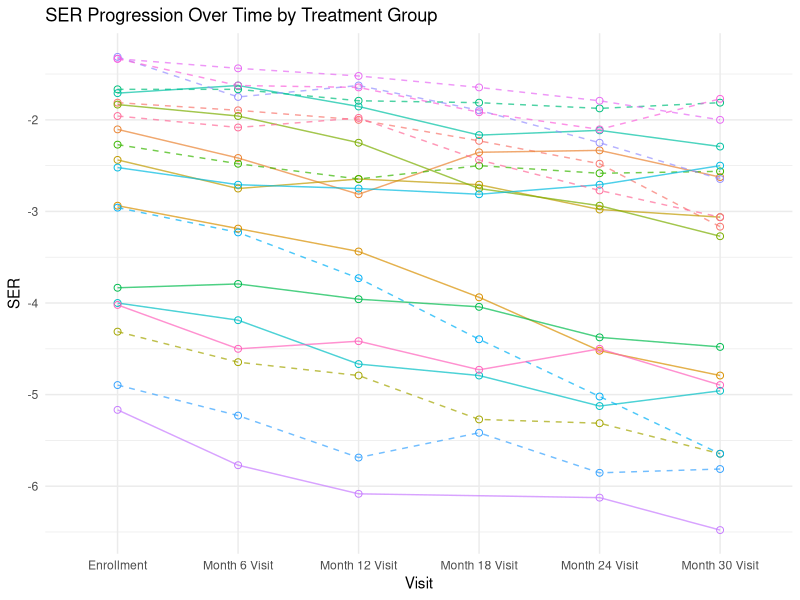
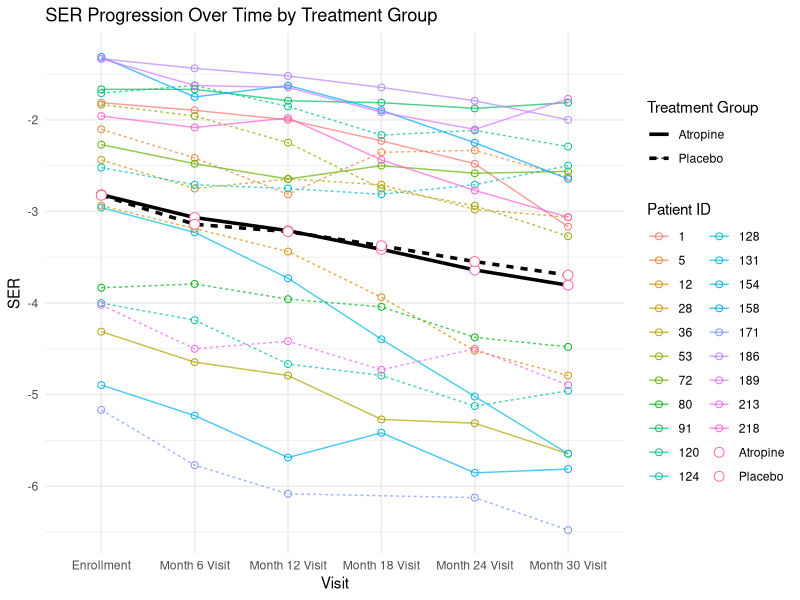

Generate these figures, in order, with R:
library(dplyr)
library(ggplot2)

# Part A. Data Import and merge

# Load VisitData and PtRoster datasets
VisitData <- read.table("Data Tables/MTS1ClinicTesting.txt", 
                        header = TRUE, sep = "|", fill = TRUE, stringsAsFactors = FALSE)
head(VisitData)

PtRoster <- read.table("Data Tables/MTS1PtRoster.txt", 
                       header = TRUE, sep = "|", fill = TRUE, stringsAsFactors = FALSE)
head(PtRoster)

# Load the additional dataset for parental myopia and other demographic information
DemoMedOcuHx <- read.table("Data Tables/MTS1DemoMedOcuHx.txt", 
                           header = TRUE, sep = "|", fill = TRUE, stringsAsFactors = FALSE)
head(DemoMedOcuHx)

#TODO: Handling baseline and run-in randomization 
# VisitData$Visit == 'Run-in FU Randomization'
# VisitData$Visit == 'Enrollment'
# if enrollment 

# Step 1: Calculate SER for each eye
# Left Eye (OS)
VisitData$S_OS <- rowMeans(VisitData[, c("AutoRef1SphOS", "AutoRef2SphOS", "AutoRef3SphOS")], na.rm = TRUE)
VisitData$C_OS <- rowMeans(VisitData[, c("AutoRef1CylOS", "AutoRef2CylOS", "AutoRef3CylOS")], na.rm = TRUE)
VisitData$SER_OS <- VisitData$S_OS + (VisitData$C_OS / 2)

# Right Eye (OD)
VisitData$S_OD <- rowMeans(VisitData[, c("AutoRef1SphOD", "AutoRef2SphOD", "AutoRef3SphOD")], na.rm = TRUE)
VisitData$C_OD <- rowMeans(VisitData[, c("AutoRef1CylOD", "AutoRef2CylOD", "AutoRef3CylOD")], na.rm = TRUE)
VisitData$SER_OD <- VisitData$S_OD + (VisitData$C_OD / 2)

# Step 2: Average SER across both eyes for each visit (i.e., time j)
VisitData$SER <- rowMeans(VisitData[, c("SER_OS", "SER_OD")], na.rm = TRUE)

# Step 3: Merge data with PtRoster and DemoMedOcuHx datasets
# Merging VisitData with PtRoster on Patient ID
MergedData <- merge(VisitData, PtRoster, by = "PtID")

# Merging the result with DemoMedOcuHx on Patient ID
MergedData <- merge(MergedData, DemoMedOcuHx, by = "PtID")

# Step 4: Create necessary variables
# Time (Visit) is already in VisitData as 'Visit'
# Group/Treatment assignment
MergedData$TreatmentGroup <- MergedData$TrtGroup

# Parental myopia status (investigating variables)
MergedData$is_mother_has_myopia <- MergedData$MotherMyop
MergedData$is_father_has_myopia <- MergedData$Father

# Step 5: Filter for patients with more than 5 visits without NA SER
FilteredData <- MergedData %>%
  filter(!is.na(SER)) %>%  # Remove rows where SER is NA
  group_by(PtID) %>%       # Group by PtID
  filter(n() > 5) %>%      # Keep only groups (patients) with more than 5 valid visits
  ungroup()                # Remove grouping to return to a regular data frame

# Get unique PtID for filtered dataset
UniquePtID <- unique(FilteredData$PtID)


# Part 2. Spagetti Plot

# Sample 10 unique patients from each treatment group
SampledPatients_trt <- FilteredData %>%
  filter(TrtGroup == "Atropine") %>%
  distinct(PtID, .keep_all = TRUE) %>%
  slice_sample(n = 10) %>%
  select(PtID)

SampledPatients_ctrl <- FilteredData %>%
  filter(TrtGroup == "Placebo") %>%
  distinct(PtID, .keep_all = TRUE) %>%
  slice_sample(n = 10) %>%
  select(PtID)

SampledPatients <- bind_rows(SampledPatients_trt, SampledPatients_ctrl)

# Filter the original data to include only records for the sampled patients
SampledData <- FilteredData %>%
  filter(PtID %in% SampledPatients$PtID)

# Set line types based on the treatment group
SampledData <- SampledData %>%
  mutate(LineType = ifelse(TrtGroup == "Atropine", "solid", "dashed"))

# Define the order of visits for consistent x-axis ordering
visit_order <- c("Enrollment", "Month 6 Visit", "Month 12 Visit", 
                 "Month 18 Visit", "Month 24 Visit", "Month 30 Visit")

# Convert Visit to a factor with specified order
SampledData <- SampledData %>%
  filter(Visit != "Run-in FU Randomization") %>%
  mutate(Visit = factor(Visit, levels = visit_order))

# Create the spaghetti plot with distinct line types and colors for each patient
ggplot(SampledData, aes(x = Visit, y = SER, group = PtID, color = as.factor(PtID))) +
  geom_line(aes(linetype = LineType), size = 0.5, alpha = 0.7) +  # Line for each patient with line type by group
  geom_point(size = 2, shape = 1) +                                        # Add points at each SER measurement
  labs(title = "SER Progression Over Time by Treatment Group",
       x = "Visit",
       y = "SER",
       color = "Patient ID",
       linetype = 'LineType') +
  scale_x_discrete(drop = FALSE) +                              # Ensure all visits appear on the x-axis
  scale_linetype_manual(values = c("solid", "dashed")) +        
  theme_minimal() +
  theme(legend.position = "none")                               # Optionally hide the legend if there are too many patients



# Calculate and add mean profiles
MeanProfileData <- MergedData %>%
  filter(Visit != "Run-in FU Randomization") %>%
  group_by(Visit, TrtGroup) %>%
  summarize(Mean_SER = mean(SER, na.rm = TRUE), .groups = 'drop')

# Combined plot with individual trajectories and mean profiles
ggplot() +
  # Individual trajectories
  geom_line(data = SampledData, 
            aes(x = Visit, y = SER, group = PtID, color = as.factor(PtID), 
                linetype = TrtGroup),
            size = 0.5, alpha = 0.7) +
  geom_point(data = SampledData,
             aes(x = Visit, y = SER, color = as.factor(PtID)),
             size = 2, shape = 1) +
  # Mean profiles
  geom_line(data = MeanProfileData,
            aes(x = Visit, y = Mean_SER, group = TrtGroup, linetype = TrtGroup),
            size = 1.2) +
  geom_point(data = MeanProfileData,
             aes(x = Visit, y = Mean_SER, color = TrtGroup),
             size = 3, shape = 21, fill = "white") +
  # Labels and theme
  labs(title = "SER Progression Over Time by Treatment Group",
       x = "Visit",
       y = "SER",
       color = "Patient ID",
       linetype = "Treatment Group") +
  scale_x_discrete(drop = FALSE) +
  theme_minimal() +
  theme(legend.position = "right")

### Displaying five patients

# only leave the last observation, which is the 5th visit
SampledData %>%
  select(
    PtID,
    SER,
    Sex,
    TreatmentGroup,
    Race,
    EyeColor,
    AgeAsofEnrollDt,
    is_mother_has_myopia,
    is_father_has_myopia,
    Visit
  ) %>%
  group_by(PtID) %>%
  slice_tail(n = 1) %>%
  ungroup() %>%
  arrange(PtID) %>%
  select(-Visit) %>% # then rename the column , ageasenrolldt as age and Eyecolor as iris_color
  rename(age = AgeAsofEnrollDt, iris_color = EyeColor) %>%
  head(5) %>%
  knitr::kable()


# key summary statistics for demographics

MergedData %>% 
  select(PtID,
         Sex,
         TreatmentGroup,
         Race,
         EyeColor,
         AgeAsofEnrollDt,
         is_mother_has_myopia,
         is_father_has_myopia) %>%
  rename(age = AgeAsofEnrollDt, iris_color = EyeColor) %>%
  group_by(PtID) %>% 
  slice_tail(n = 1) %>%
  ungroup() %>%
  select(-PtID) -> Demographics

Demographics$age %>% summary()
Demographics %>%
  select(-age) %>%
  apply(.,2,table) %>%
  knitr::kable()


#### clean dataset with selected variables

data <- MergedData[,c("Visit","SER","TrtGroup","MotherMyop","FatherMyop","Sex","Race","EyeColor","AgeAsofEnrollDt")]

mother_gene <- ifelse(data$MotherMyop=="Yes",1,0)
father_gene <- ifelse(data$FatherMyop=="Yes",1,0)
data$genetic <- mother_gene+father_gene

data$Age <- floor(data$AgeAsofEnrollDt)
